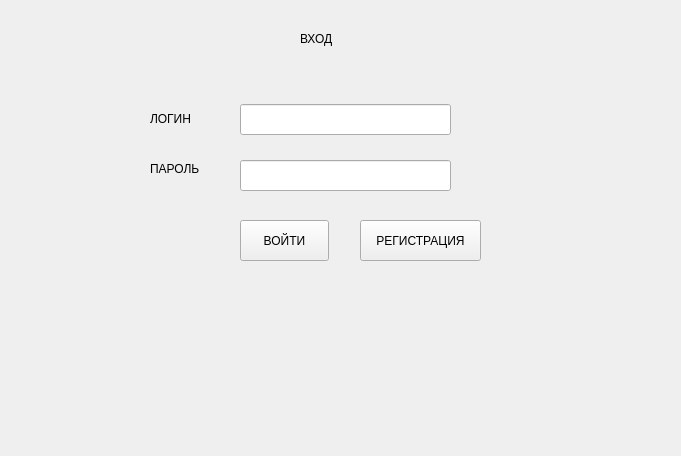
<?xml version="1.0" encoding="UTF-8"?>
<ui version="4.0">
 <class>LoginView</class>
 <widget class="QWidget" name="LoginView">
  <property name="geometry">
   <rect>
    <x>0</x>
    <y>0</y>
    <width>681</width>
    <height>456</height>
   </rect>
  </property>
  <property name="windowTitle">
   <string>Form</string>
  </property>
  <widget class="QPushButton" name="btnAutorize">
   <property name="geometry">
    <rect>
     <x>240</x>
     <y>220</y>
     <width>89</width>
     <height>41</height>
    </rect>
   </property>
   <property name="text">
    <string>ВОЙТИ</string>
   </property>
  </widget>
  <widget class="QLabel" name="label">
   <property name="geometry">
    <rect>
     <x>150</x>
     <y>160</y>
     <width>67</width>
     <height>17</height>
    </rect>
   </property>
   <property name="text">
    <string>ПАРОЛЬ</string>
   </property>
  </widget>
  <widget class="QLabel" name="label_2">
   <property name="geometry">
    <rect>
     <x>150</x>
     <y>110</y>
     <width>67</width>
     <height>17</height>
    </rect>
   </property>
   <property name="text">
    <string>ЛОГИН</string>
   </property>
  </widget>
  <widget class="QLabel" name="label_3">
   <property name="geometry">
    <rect>
     <x>300</x>
     <y>30</y>
     <width>67</width>
     <height>17</height>
    </rect>
   </property>
   <property name="text">
    <string>ВХОД</string>
   </property>
  </widget>
  <widget class="QLineEdit" name="loginEntry">
   <property name="geometry">
    <rect>
     <x>240</x>
     <y>104</y>
     <width>211</width>
     <height>31</height>
    </rect>
   </property>
  </widget>
  <widget class="QLineEdit" name="passwordEntry">
   <property name="geometry">
    <rect>
     <x>240</x>
     <y>160</y>
     <width>211</width>
     <height>31</height>
    </rect>
   </property>
  </widget>
  <widget class="QPushButton" name="btnReg">
   <property name="geometry">
    <rect>
     <x>360</x>
     <y>220</y>
     <width>121</width>
     <height>41</height>
    </rect>
   </property>
   <property name="text">
    <string>РЕГИСТРАЦИЯ</string>
   </property>
  </widget>
 </widget>
 <resources/>
 <connections/>
</ui>
